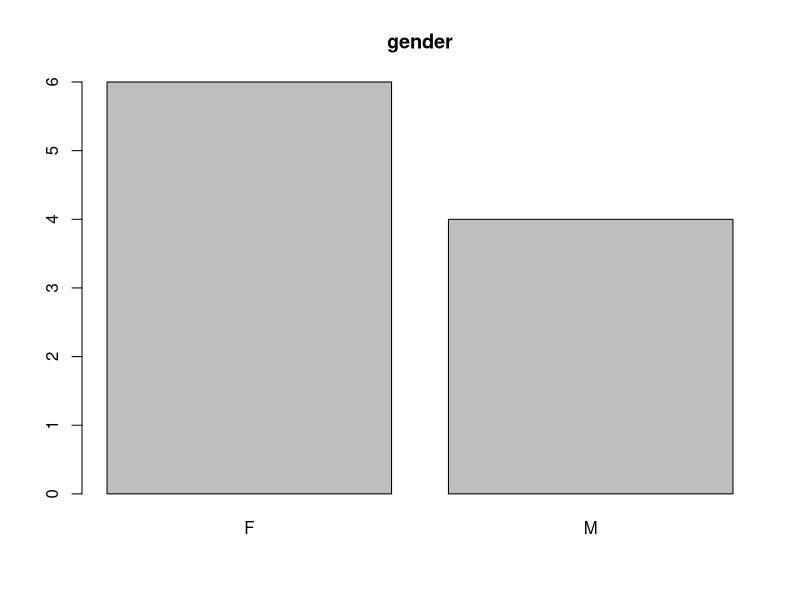
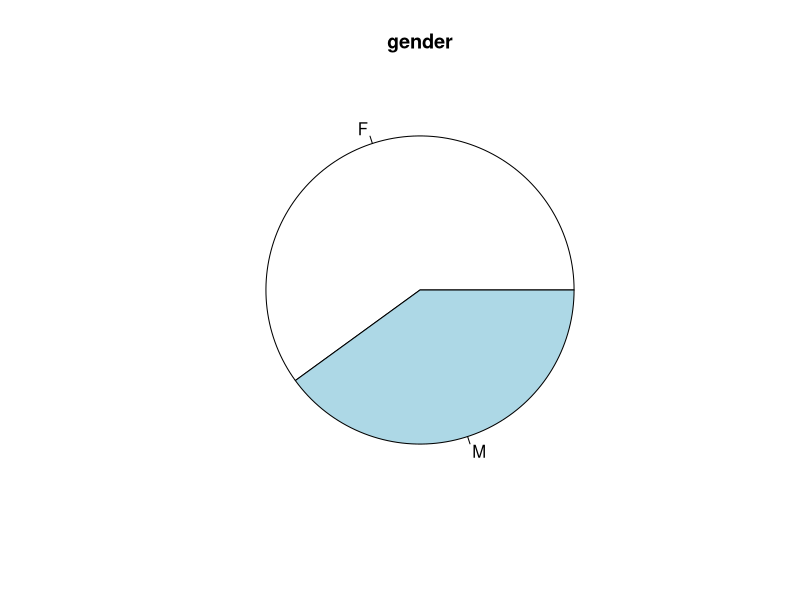
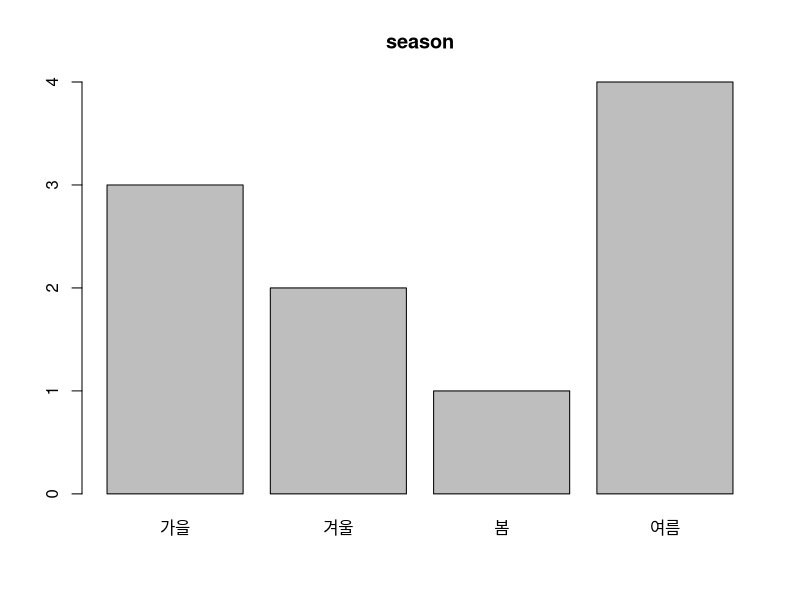
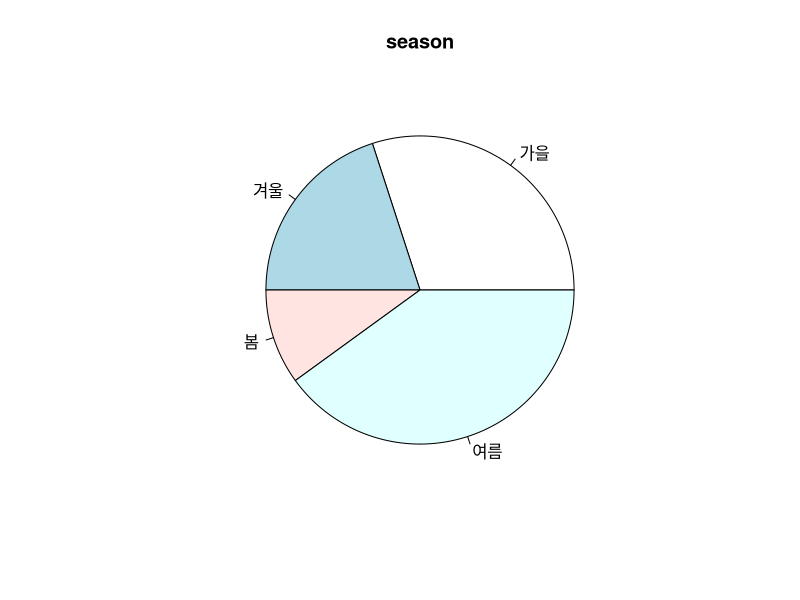

These figures' R source, in order: (Note: this script raises an error after producing the figures.)
# * 실습 결과를 R Script file로 제출
# * R Script file 이름은 "영문본인이름_제출일날짜.R" 부여하여 제출
# * R Script file의 처음에 주석으로 본인 이름과 작성일/제출일 기록
# 
# 문1) 
# 어떤 학급의 성별이 다음과 같을 때 주어진 문제를 해결하기 위한 R 코드를 작성하시오.
# 
# F F F M M F F F M M
# 
gender <- c('F' ,'F' ,'F' ,'M' ,'M' ,'F', 'F' ,'F', 'M' ,'M')





# 1. 위의 자료를 gender 벡터에 저장하시오.
gender <- c('F' ,'F' ,'F' ,'M' ,'M' ,'F', 'F' ,'F', 'M' ,'M')

gender
# 2. gender에 있는 값들에 대해 도수분포표를 작성하여 출력하시오.
ge2 <- table(gender)
ge2

# 3. gender에 있는 값들에 대해 막대그래프를 작성하여 출력하시오.
barplot(ge2,main = 'gender')
# 4. gender에 있는 값들에 대해 원그래프를 작성하여 출력하시오.
pie(ge2,main='gender')

# 문2)
# 좋아하는 계절에 대한 조사 결과가 다음과 같을 때 주어진 문제를 해결하기 위한 R 코드를 작성하시오.
# 여름 겨울 봄 가을 여름 가을 겨울 여름 여름 가을
# 
# 1. 위의 자료를 season 벡터에 저장하시오.

season <- c('여름', '겨울', '봄', '가을', '여름', '가을', '겨울', '여름', '여름', '가을')
season
# 2. season에 있는 값들에 대해 도수분포표를 작성하여 출력하시오.
ss <- table(season)
ss
# 3. season에 있는 값들에 대해 막대그래프를 작성하여 출력하시오.
barplot(ss,main = 'season')
# 4. season에 있는 값들에 대해 원그래프를 작성하여 출력하시오.
pie(ss,main = 'season')
# 
# 문3)
# 학생 A의 과목별 성적이 다음과 같을 때 각 문제를 해결하기 위한 R 코드를 작성하시오.
# 
# KOR ENG ATH HIST SOC MUSIC BIO EARTH PHY ART
# 90 	85 	73 	80 	 85  65    78  50    68  96
# 
# 1. 위 데이터를 score 벡터에 저장하시오(과목명은 데이터 이름으로 저장).
score <- c(90,85,73,80,85,65,78,50,68,96)
names(score) <-  c('KOR','ENG','ATH','HIST','SOC','MUSIC','BIO','EARTH','PHY','ART')
score
# 2. score 벡터의 내용을 출력하시오.
socre
# 3. 전체 성적의 평균과 중앙값을 각각 구하시오.
mean(score)
median(score)
# 4. 전체 성적의 표준편차를 출력하시오.
sd(score)
# 5. 가장 성적이 높은 과목의 이름을 출력하시오.
s2 <- max(score)

s3<- subset(score,s2==score)
names(s3)


# 6. 성적에 대한 상자그림을 작성하고, 이상치에 해당하는 과목이 있으면 출력하시오.
boxplot(score,main='성적')
boxplot(score)$out   #이상치(특이값) 목록

# 7. 다음 조건을 만족하는 위 성적에 대한 히스토그램을 작성하시오.
# (그래프 제목: 학생 성적, 막대의 색: 보라색)
str(score)

hist(score,main = '학생성적',col='purple')



# 문4)
# R에서 제공하는 mtcars 데이터셋에 대해 다음 문제를 해결하기 위한 R코드를 작성하시오.
# 
# 1. 중량(wt)의 평균값, 중앙값, 절사평균값(절사범위: 15%), 표준편차를 각각 구하시오.
mt <- mtcars[,"wt"]
mtcars
mean(mt)
median(mt)
mean(mt,trim=0.15)
sd(mt)
# 2. 중량(wt)에 대해 summary( ) 함수의 적용 결과를 출력하시오.
summary(mt,)

# 3. 실린더수(cyl)에 대해 도수분포표를 출력하시오.
cy <- mtcars[,'cyl']
cy
table(cy)
# 4. 앞에서 구한 도수분포표를 막대그래프로 출력하시오.
barplot(cy)
# 5. 중량(wt)의 히스토그램을 출력하시오.
hist(mt, main='중량')
# 6. 중량(wt)에 대해 상자그림을 출력하시오.(단, 상자그림으로부터 관찰할 수 있는정보를 함께 출력하시오.)
boxplot(cy, main= '중량')
boxplot(cy)$stats #정상범위 사분위수
boxplot(cy)$n     #관측치 개수
boxplot(cy)$conf  #중앙값 신뢰구간
boxplot(cy)$out   #이상치(특이값) 목록

# 7. 배기량(disp)에 대한 상자그림을 출력하시오.(단, 상자그림으로부터 관찰할 수 있는 정보를 함께 출력하시오.)
mt21 <- mtcars[,'disp']
mt21
boxplot(mt21,main='배기량')
boxplot(mt21)$stats #정상범위 사분위수
boxplot(mt21)$n     #관측치 개수
boxplot(mt21)$conf  #중앙값 신뢰구간
boxplot(mt21)$out   #이상치(특이값) 목록
# 8. 기어수(gear)를 그룹 정보로 하여 연비(mpg) 자료에 대해 상자그림을 작성작성하고,
# 각 그룹의 상자그림을 비교하여 관찰할 수 있는 것이 무엇인지 나타내시오.


boxplot(mpg~gear,
        data=mtcars,
        main='기어와 연비 비교')
# 기어가 3단일때 분포의 범위가 작음을 알 수 있다. 
#기어의 중간값은 약 15정도로 4,5와 비교했을때 비교적으로 좋음을 알 수 있다. 
#기어가 4단일대 연비의 중간값이 약23정도로 3단과 4단을 비교해 보았을때 값이 매우 높을것을 볼 수 있다. 
#기어가 5단일때 분포의 범위가 가장 큰것을 보아 연비의 차이가 많이 나는것을 알 수 있다. 
#그러나 중간값을 기어가 4단일때 보다 더 좋은것을 볼 수 있다. 
#이처럼 자동차의 연비는 기어가 높다고 무조건 높기만한것은 아니다. 
